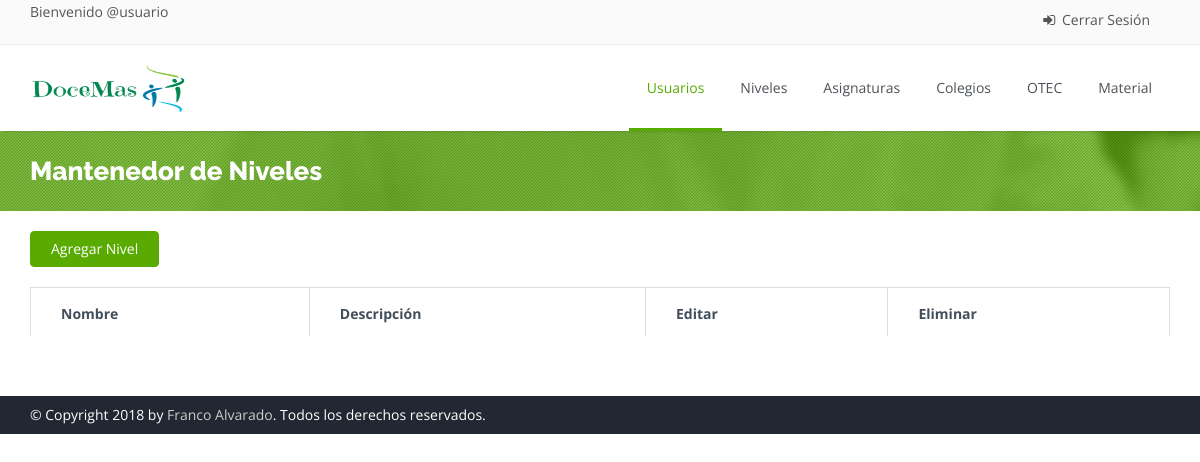
Page /nivel on the earlier database version.
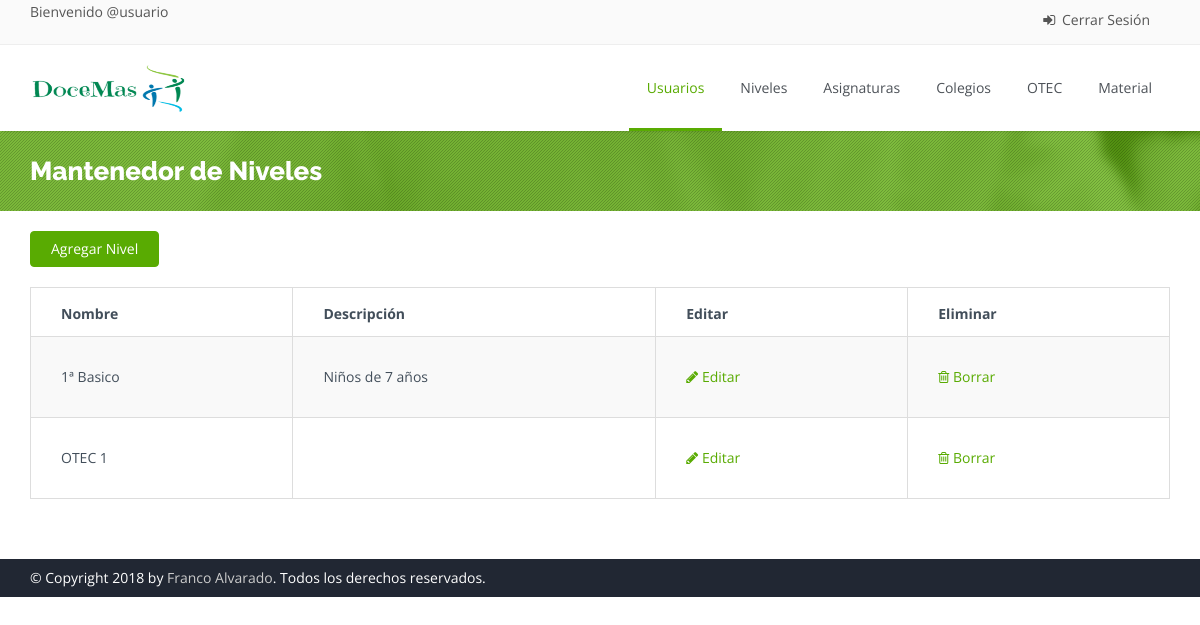
Same page on the later database version.
### polls/models.py (models this page shows, shortened)
class Nivel(models.Model):
    nombre = models.CharField(max_length=50)
    descripcion = models.CharField(max_length=100)

### polls/views.py (the view)
# urls.py: path('nivel',views.nivel, name = "nivel"),
def nivel(request):
    return render(request,'mant_nivel.html', {'niveles':Nivel.objects.all()} )

### polls/templates/mant_nivel.html (shortened to what the changed rows need)
<!DOCTYPE html>
<html>
    <head>
        {% load static %}
        <link rel="stylesheet" href="{% static "css/bootstrap.css" %}">
        <link rel="stylesheet" href="{% static "css/bootstrap-theme.css" %}">
        <link rel="stylesheet" href="{% static "css/fonts/font-awesome/css/font-awesome.css" %}">
        <link rel="stylesheet" href="{% static "css/animations.css" %}" media="screen">
        <link rel="stylesheet" href="{% static "css/superfish.css" %}" media="screen">
        <link rel="stylesheet" href="{% static "css/revolution-slider/css/settings.css" %}" media="screen">
        <link rel="stylesheet" href="{% static "css/revolution-slider/css/extralayers.css" %}" media="screen">
        <link rel="stylesheet" href="{% static "css/prettyPhoto.css" %}" media="screen">
        <link rel="stylesheet" href="{% static "css/style.css" %}">
        <link rel="stylesheet" href="{% static "css/colors/green.css" %}" class="colors">
        <link rel="stylesheet" href="{% static "css/theme-responsive.css" %}">
        <link rel="stylesheet" href="{% static "css/sweetalert2.min.css" %}" type="text/css">
    </head>
    <body class="home">
        <div class="wrap">
            <header id="header">
                <div class="main-header">
                    <div class="container">
                        <div class="logo pull-left">
                            <h1>
                                <a href="/adm">
                                <img class="" src="{% static "img/carrusel/logodocemas.png" %}" alt="DoceMas" width="160" height="60">
                                </a>
                            </h1>
                        </div>
                    </div>
                </div>
            </header>
            <section id="main">
                <div class="breadcrumb-wrapper">
                    <div class="pattern-overlay">
                        <div class="container">
                            <div class="row">
                                <div class="col-lg-6 col-md-6 col-xs-12 col-sm-6">
                                    <h2 class="title">Mantenedor de Niveles</h2>
                                </div>
                            </div>
                        </div>
                    </div>
                </div>
                <div class="content margin-bottom60">
                    <div class="container">
                        <div class="row">
                            <div class="col-sm-12 col-md-12">
                                <div class="table-box">
                                    <table class="shopping-cart-table responsive-table table table-bordered table-striped" id="shopping-cart-table">
                                        <thead>
                                            <tr>
                                                <th>Nombre</th>
                                                <th>Descripción</th>
                                                <th>Editar</th>
                                                <th>Eliminar</th>
                                            </tr>
                                        </thead>
                                        <tbody>
                                            {% for elemento in niveles %}
                                                <tr id="datos">
                                                    <td>{{elemento.nombre}}</td>
                                                    <td>{{elemento.descripcion}}</td>
                                                    <td>
                                                        <a href="#" data-toggle="modal" data-target="#edit_nivel"><i class="fa fa-pencil"></i> Editar</a>
                                                    </td>
                                                    <td>
                                                        <a href="#"><i class="fa fa-trash-o"></i> Borrar</a>
                                                    </td>
                                                </tr>
                                            {% endfor %}
                                        </tbody>
                                    </table>
                                </div>
                            </div>
                        </div>
                    </div>
                </div>
            </section>
    </body>
</html>

Differences in the rows shown:
added Nivel: nombre "1ª Basico", descripcion "Niños de 7 años"
added Nivel: nombre "OTEC 1"
